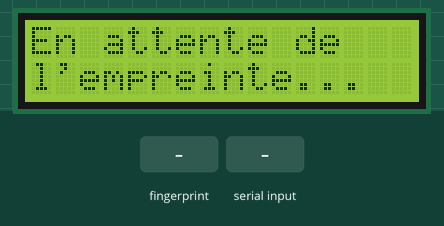
Recording of a sketch running on a simulated Arduino Uno, built with avr-gcc and run on an emulated ATmega328P. On the bench: 16×2 character LCD. Inputs (shaded band) come from the test bench. What the sketch prints to the serial monitor is not drawn.

Above: at 2.2 s.
2.3 s: finger stored as number 1 placed on the sensor
At 3.3 s:
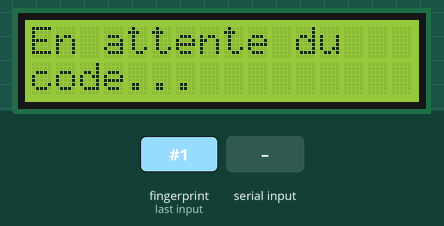
4.1 s: "e\n" received over Serial
At 4.7 s:
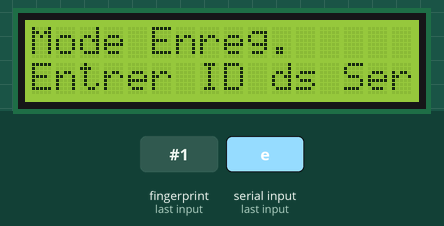
5.6 s: "90,45\n" received over Serial
At 6.1 s:
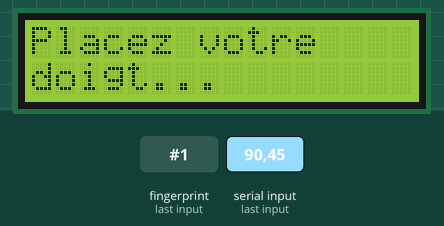
7.1 s: finger stored as number 1 placed on the sensor
At 8.4 s:
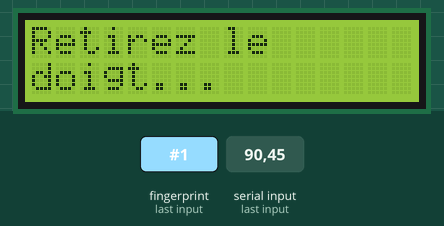
10.1 s: finger stored as number 1 placed on the sensor
At 11.8 s:
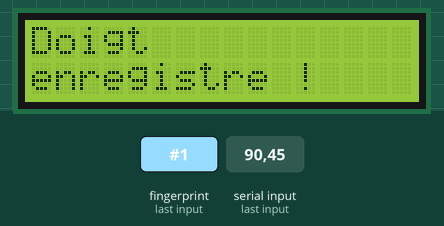
Timing chart, 0 to 13.3 s (numbered marks = the images above; inputs shaded):
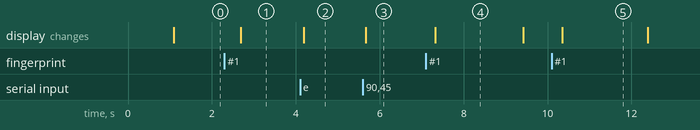

Measured:
- after the input at 2.3 s, the display: changes after 0.38 s (image 1)
- after the input at 4.1 s, the display: changes after 0.09 s (image 2)
- after the input at 5.6 s, the display: changes after 0.07 s (image 3)
- after the input at 7.1 s, the display: changes after 0.23 s (image 4)
- after the input at 10.1 s, the display: changes after 0.26 s (image 5)
- what the display in image 4 shows lasts 2.1 s, from 7.3 s to 9.4 s
- what the display in image 5 shows lasts 2.0 s, from 10.4 s to 12.4 s

The sketch:

lecteur_empreinte.ino
```cpp
#include <Adafruit_Fingerprint.h>
#include <SoftwareSerial.h>
#include <Wire.h>
#include <LiquidCrystal_I2C.h> // Remplacez si vous utilisez un ecran OLED

// Configuration du capteur d'empreinte sur SoftwareSerial (Broches 2 et 3)
SoftwareSerial mySerial(2, 3);
Adafruit_Fingerprint finger = Adafruit_Fingerprint(&mySerial);

// Configuration de l'afficheur LCD I2C (Adresse 0x27, 16 colonnes, 2 lignes)
LiquidCrystal_I2C lcd(0x27, 16, 2);

// Etats principaux du programme
enum SystemState {
  WAITING_FINGER,
  WAITING_CODE,
  ENROLL_MODE
};

SystemState currentState = WAITING_FINGER;

// Chronometre et duree (30 secondes)
unsigned long codeWaitStartTime = 0;
const unsigned long TIMEOUT_DURATION = 30000; // 30 000 ms = 30 secondes

void setup() {
  Serial.begin(9600);

  finger.begin(57600);
  lcd.init();
  lcd.backlight();

  lcd.setCursor(0, 0);
  if (finger.verifyPassword()) {
    lcd.print("En attente de");
    lcd.setCursor(0, 1);
    lcd.print("l'empreinte...");
  } else {
    lcd.print("Erreur Capteur");
    while (1) { delay(1); }
  }
}

void loop() {
  // 1. GESTION DES COMMANDES SERIE GLOBALES (ex: basculer en mode enregistrement avec 'e')
  if (Serial.available() > 0) {
    String input = Serial.readStringUntil('\n');
    input.trim();

    if (input.equalsIgnoreCase("e")) {
      if (currentState != ENROLL_MODE) {
        currentState = ENROLL_MODE;
        lcd.clear();
        lcd.setCursor(0, 0);
        lcd.print("Mode Enreg.");
        lcd.setCursor(0, 1);
        lcd.print("Entrer ID ds Serie");
        Serial.println("--- MODE ENREGISTREMENT ACTIVE ---");
        Serial.println("Entrez le numero d'ID a attribuer (ex: 1, 2, 3...):");
      } else {
        // Si on etait deja en mode enregistrement, on en sort
        currentState = WAITING_FINGER;
        lcd.clear();
        lcd.setCursor(0, 0);
        lcd.print("En attente de");
        lcd.setCursor(0, 1);
        lcd.print("l'empreinte...");
        Serial.println("--- RETOUR EN MODE NORMAL ---");
      }
      return; // On sort de la boucle pour traiter l'etat proprement
    }

    // Si on est en mode enregistrement et qu'on attend l'ID saisi dans le moniteur serie
    if (currentState == ENROLL_MODE) {
      int idToEnroll = input.toInt();
      if (idToEnroll > 0) {
        Serial.print("Enregistrement de l'ID : ");
        Serial.println(idToEnroll);

        // Lancement de la procedure d'enregistrement
        enrollFingerprint(idToEnroll);

        // Une fois termine, on repasse en mode normal
        delay(2000);
        lcd.clear();
        lcd.setCursor(0, 0);
        lcd.print("En attente de");
        lcd.setCursor(0, 1);
        lcd.print("l'empreinte...");
        currentState = WAITING_FINGER;
      } else {
        Serial.println("ID invalide. Entrez un nombre entier positif :");
      }
      return;
    }

    // Si on attend le code du Raspberry Pi (dans l'etat WAITING_CODE)
    if (currentState == WAITING_CODE) {
      if (input.length() == 6) {
        lcd.clear();
        lcd.setCursor(0, 0);
        lcd.print("Code recu :");
        lcd.setCursor(0, 1);
        lcd.print(input);

        // On reinitialise le timer pour laisser le temps de lire le code
        codeWaitStartTime = millis();
      }
    }
  }

  // 2. MACHINE A ETATS (Fonctionnement normal)
  switch (currentState) {

    case WAITING_FINGER: {
      int fingerID = getFingerprintID();
      if (fingerID >= 0) {
        // Envoi discret de l'ID au Raspberry Pi (reste prive)
        Serial.println(fingerID);

        // Lancement du minuteur de 30 secondes et affichage "En attente du code..."
        lcd.clear();
        lcd.setCursor(0, 0);
        lcd.print("En attente du");
        lcd.setCursor(0, 1);
        lcd.print("code...");

        codeWaitStartTime = millis();
        currentState = WAITING_CODE;
      }
      break;
    }

    case WAITING_CODE: {
      // Dans tous les cas, au bout de 30 secondes, on revient a l'attente d'empreinte
      if (millis() - codeWaitStartTime >= TIMEOUT_DURATION) {
        lcd.clear();
        lcd.setCursor(0, 0);
        lcd.print("En attente de");
        lcd.setCursor(0, 1);
        lcd.print("l'empreinte...");

        currentState = WAITING_FINGER;
      }
      break;
    }

    case ENROLL_MODE: {
      // Rien a faire ici en boucle, on attend que l'utilisateur tape l'ID dans le Serial
      break;
    }
  }

  delay(50);
}

// Fonction pour identifier l'empreinte
int getFingerprintID() {
  uint8_t p = finger.getImage();
  if (p != FINGERPRINT_OK) return -1;

  p = finger.image2Tz();
  if (p != FINGERPRINT_OK) return -1;

  p = finger.fingerFastSearch();
  if (p != FINGERPRINT_OK) return -1;

  return finger.fingerID;
}

// Fonction d'enregistrement modifiee avec les messages demandes
uint8_t enrollFingerprint(uint8_t id) {
  lcd.clear();
  lcd.setCursor(0, 0);
  lcd.print("Placez votre");
  lcd.setCursor(0, 1);
  lcd.print("doigt...");
  Serial.println("Placez votre doigt sur le capteur...");

  int p = -1;
  while (p != FINGERPRINT_OK) {
    p = finger.getImage();
  }

  p = finger.image2Tz(1);
  if (p != FINGERPRINT_OK) {
    Serial.println("Erreur de conversion de l'image");
    return p;
  }

  lcd.clear();
  lcd.setCursor(0, 0);
  lcd.print("Retirez le");
  lcd.setCursor(0, 1);
  lcd.print("doigt...");
  Serial.println("Retirez le doigt...");
  delay(2000);

  p = 0;
  while (p != FINGERPRINT_NOFINGER) {
    p = finger.getImage();
  }

  lcd.clear();
  lcd.setCursor(0, 0);
  lcd.print("Remettez le meme");
  lcd.setCursor(0, 1);
  lcd.print("doigt...");
  Serial.println("Remettez le meme doigt...");

  while (p != FINGERPRINT_OK) {
    p = finger.getImage();
  }

  p = finger.image2Tz(2);
  if (p != FINGERPRINT_OK) {
    Serial.println("Erreur de conversion de la 2eme image");
    return p;
  }

  p = finger.createModel();
  if (p != FINGERPRINT_OK) {
    Serial.println("Erreur de creation du modele");
    return p;
  }

  p = finger.storeModel(id);
  if (p == FINGERPRINT_OK) {
    lcd.clear();
    lcd.setCursor(0, 0);
    lcd.print("Doigt");
    lcd.setCursor(0, 1);
    lcd.print("enregistre !");
    Serial.println("Succes : Doigt enregistre avec succes !");
  } else {
    lcd.clear();
    lcd.setCursor(0, 0);
    lcd.print("Erreur");
    lcd.setCursor(0, 1);
    lcd.print("enregistrement");
    Serial.println("Erreur lors de l'enregistrement dans la memoire.");
  }
  return p;
}
```
